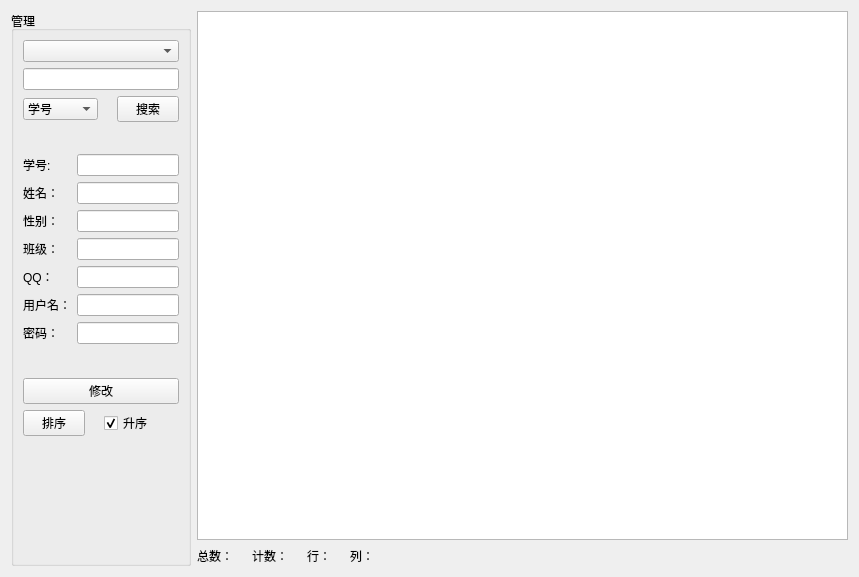
<?xml version="1.0" encoding="UTF-8"?>
<ui version="4.0">
 <class>stuInfoForm</class>
 <widget class="QWidget" name="stuInfoForm">
  <property name="geometry">
   <rect>
    <x>0</x>
    <y>0</y>
    <width>859</width>
    <height>577</height>
   </rect>
  </property>
  <property name="windowTitle">
   <string>Form</string>
  </property>
  <layout class="QGridLayout" name="gridLayout_2">
   <item row="0" column="0">
    <widget class="QGroupBox" name="groupBox">
     <property name="sizePolicy">
      <sizepolicy hsizetype="Minimum" vsizetype="Preferred">
       <horstretch>0</horstretch>
       <verstretch>0</verstretch>
      </sizepolicy>
     </property>
     <property name="minimumSize">
      <size>
       <width>180</width>
       <height>0</height>
      </size>
     </property>
     <property name="maximumSize">
      <size>
       <width>180</width>
       <height>16777215</height>
      </size>
     </property>
     <property name="sizeIncrement">
      <size>
       <width>280</width>
       <height>0</height>
      </size>
     </property>
     <property name="title">
      <string>管理</string>
     </property>
     <layout class="QGridLayout" name="gridLayout_3">
      <item row="0" column="0" colspan="4">
       <widget class="QComboBox" name="comboBox_ItemStudent">
        <property name="editable">
         <bool>false</bool>
        </property>
        <property name="currentIndex">
         <number>-1</number>
        </property>
        <property name="placeholderText">
         <string>学生</string>
        </property>
        <item>
         <property name="text">
          <string>我的学生</string>
         </property>
        </item>
        <item>
         <property name="text">
          <string>所有学生</string>
         </property>
        </item>
       </widget>
      </item>
      <item row="1" column="0" colspan="4">
       <widget class="QLineEdit" name="lineEdit_Select"/>
      </item>
      <item row="2" column="0" colspan="2">
       <widget class="QComboBox" name="comboBox_ItemSelect">
        <item>
         <property name="text">
          <string>学号</string>
         </property>
        </item>
        <item>
         <property name="text">
          <string>姓名</string>
         </property>
        </item>
        <item>
         <property name="text">
          <string>班级</string>
         </property>
        </item>
        <item>
         <property name="text">
          <string>QQ号</string>
         </property>
        </item>
        <item>
         <property name="text">
          <string>用户名</string>
         </property>
        </item>
       </widget>
      </item>
      <item row="2" column="3">
       <widget class="QPushButton" name="pushButton_Select">
        <property name="text">
         <string>搜索</string>
        </property>
       </widget>
      </item>
      <item row="3" column="2" colspan="2">
       <spacer name="verticalSpacer">
        <property name="orientation">
         <enum>Qt::Vertical</enum>
        </property>
        <property name="sizeType">
         <enum>QSizePolicy::Minimum</enum>
        </property>
        <property name="sizeHint" stdset="0">
         <size>
          <width>20</width>
          <height>26</height>
         </size>
        </property>
       </spacer>
      </item>
      <item row="4" column="0" colspan="4">
       <layout class="QFormLayout" name="formLayout">
        <item row="0" column="0">
         <widget class="QLabel" name="label_stuNum">
          <property name="text">
           <string>学号:</string>
          </property>
         </widget>
        </item>
        <item row="0" column="1">
         <widget class="QLineEdit" name="lineEdit_stuNum"/>
        </item>
        <item row="1" column="0">
         <widget class="QLabel" name="label_stuName">
          <property name="text">
           <string>姓名：</string>
          </property>
         </widget>
        </item>
        <item row="1" column="1">
         <widget class="QLineEdit" name="lineEdit_stuName"/>
        </item>
        <item row="2" column="0">
         <widget class="QLabel" name="label_stuSex">
          <property name="text">
           <string>性别：</string>
          </property>
         </widget>
        </item>
        <item row="2" column="1">
         <widget class="QLineEdit" name="lineEdit_stuSex"/>
        </item>
        <item row="3" column="0">
         <widget class="QLabel" name="label_stuClass">
          <property name="text">
           <string>班级：</string>
          </property>
         </widget>
        </item>
        <item row="3" column="1">
         <widget class="QLineEdit" name="lineEdit_stuClass"/>
        </item>
        <item row="4" column="0">
         <widget class="QLabel" name="label_stuQQ">
          <property name="text">
           <string>QQ：</string>
          </property>
         </widget>
        </item>
        <item row="4" column="1">
         <widget class="QLineEdit" name="lineEdit_stuQQ"/>
        </item>
        <item row="5" column="0">
         <widget class="QLabel" name="label_stuUserName">
          <property name="text">
           <string>用户名：</string>
          </property>
         </widget>
        </item>
        <item row="5" column="1">
         <widget class="QLineEdit" name="lineEdit_stuUserName"/>
        </item>
        <item row="6" column="0">
         <widget class="QLabel" name="label_stuPassWord">
          <property name="text">
           <string>密码：</string>
          </property>
         </widget>
        </item>
        <item row="6" column="1">
         <widget class="QLineEdit" name="lineEdit_stuPassWord"/>
        </item>
       </layout>
      </item>
      <item row="5" column="1" colspan="2">
       <spacer name="verticalSpacer_2">
        <property name="orientation">
         <enum>Qt::Vertical</enum>
        </property>
        <property name="sizeType">
         <enum>QSizePolicy::Minimum</enum>
        </property>
        <property name="sizeHint" stdset="0">
         <size>
          <width>20</width>
          <height>28</height>
         </size>
        </property>
       </spacer>
      </item>
      <item row="6" column="0" colspan="4">
       <widget class="QPushButton" name="pushButton_modify">
        <property name="text">
         <string>修改</string>
        </property>
       </widget>
      </item>
      <item row="7" column="0">
       <widget class="QPushButton" name="pushButton_sort">
        <property name="text">
         <string>排序</string>
        </property>
       </widget>
      </item>
      <item row="7" column="2" colspan="2">
       <widget class="QCheckBox" name="checkBox_sortOder">
        <property name="text">
         <string>升序</string>
        </property>
        <property name="checked">
         <bool>true</bool>
        </property>
       </widget>
      </item>
      <item row="8" column="1" colspan="2">
       <spacer name="verticalSpacer_3">
        <property name="orientation">
         <enum>Qt::Vertical</enum>
        </property>
        <property name="sizeHint" stdset="0">
         <size>
          <width>20</width>
          <height>88</height>
         </size>
        </property>
       </spacer>
      </item>
     </layout>
    </widget>
   </item>
   <item row="0" column="1">
    <layout class="QGridLayout" name="gridLayout">
     <item row="0" column="0" colspan="2">
      <widget class="QTableView" name="tableView">
       <property name="minimumSize">
        <size>
         <width>230</width>
         <height>0</height>
        </size>
       </property>
      </widget>
     </item>
     <item row="1" column="0">
      <layout class="QHBoxLayout" name="horizontalLayout">
       <property name="sizeConstraint">
        <enum>QLayout::SetMinimumSize</enum>
       </property>
       <item>
        <widget class="QLabel" name="label_sum">
         <property name="text">
          <string>总数：</string>
         </property>
        </widget>
       </item>
       <item>
        <widget class="QLabel" name="label_sumNum">
         <property name="layoutDirection">
          <enum>Qt::LeftToRight</enum>
         </property>
         <property name="text">
          <string/>
         </property>
        </widget>
       </item>
       <item>
        <widget class="QLabel" name="label_count">
         <property name="text">
          <string>计数：</string>
         </property>
        </widget>
       </item>
       <item>
        <widget class="QLabel" name="label_countNum">
         <property name="sizePolicy">
          <sizepolicy hsizetype="Preferred" vsizetype="Preferred">
           <horstretch>0</horstretch>
           <verstretch>0</verstretch>
          </sizepolicy>
         </property>
         <property name="text">
          <string/>
         </property>
        </widget>
       </item>
       <item>
        <widget class="QLabel" name="label_row">
         <property name="text">
          <string>行：</string>
         </property>
        </widget>
       </item>
       <item>
        <widget class="QLabel" name="label_rowNum">
         <property name="text">
          <string/>
         </property>
        </widget>
       </item>
       <item>
        <widget class="QLabel" name="label_col">
         <property name="text">
          <string>列：</string>
         </property>
        </widget>
       </item>
       <item>
        <widget class="QLabel" name="label_colNum">
         <property name="text">
          <string/>
         </property>
        </widget>
       </item>
      </layout>
     </item>
     <item row="1" column="1">
      <spacer name="horizontalSpacer">
       <property name="orientation">
        <enum>Qt::Horizontal</enum>
       </property>
       <property name="sizeHint" stdset="0">
        <size>
         <width>428</width>
         <height>20</height>
        </size>
       </property>
      </spacer>
     </item>
    </layout>
   </item>
  </layout>
 </widget>
 <resources/>
 <connections/>
</ui>
